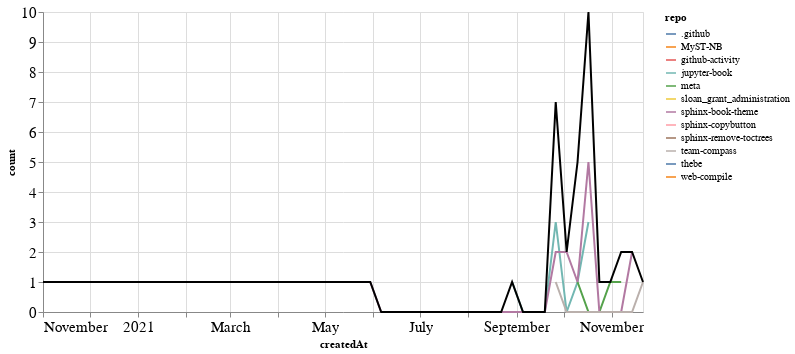

The cell this chart's notebook holds for it:
### Markdown cell above
### PRs

### Code cell
prs_time = prs.groupby('repo').resample('W', on='createdAt').count()['author'].reset_index()
prs_time = prs_time.rename(columns={'author': 'count'})
prs_time_total = prs_time.groupby('createdAt').agg({"count": "sum"}).reset_index()

ch1 = alt.Chart(prs_time, width=600).mark_line().encode(
    x='createdAt',
    y='count',
    color='repo',
    tooltip="repo"
)

ch2 = alt.Chart(prs_time_total, width=600).mark_line(color="black").encode(
    x='createdAt',
    y='count',
)

ch1 + ch2

### Figure 1 — Vega-Lite specification as saved in the notebook (floating-point values rounded to 4 significant figures)
{"config": {"axisLeft": {"labelFontSize": 15}, "axisBottom": {"labelFontSize": 15}}, "layer": [{"data": {"name": "data-b133b68e17cc125d16f1a3c39e2a0aba"}, "mark": "line", "encoding": {"color": {"type": "nominal", "field": "repo"}, "tooltip": {"type": "nominal", "field": "repo"}, "x": {"type": "temporal", "field": "createdAt"}, "y": {"type": "quantitative", "field": "count"}}, "width": 600}, {"data": {"name": "data-83fdd3abac12988c5dbfa02d711063c0"}, "mark": {"type": "line", "color": "black"}, "encoding": {"x": {"type": "temporal", "field": "createdAt"}, "y": {"type": "quantitative", "field": "count"}}, "width": 600}], "$schema": "https://vega.github.io/schema/vega-lite/v4.8.1.json", "datasets": {"data-b133b68e17cc125d16f1a3c39e2a0aba": [{"repo": ".github", "createdAt": "2021-11-07T00:00:00", "count": 1}, {"repo": "MyST-NB", "createdAt": "2021-10-10T00:00:00", "count": 1}, {"repo": "github-activity", "createdAt": "2021-04-04T00:00:00", "count": 1}, {"repo": "jupyter-book", "createdAt": "2021-08-29T00:00:00", "count": 1}, {"repo": "jupyter-book", "createdAt": "2021-09-05T00:00:00", "count": 0}, {"repo": "jupyter-book", "createdAt": "2021-09-12T00:00:00", "count": 0}, {"repo": "jupyter-book", "createdAt": "2021-09-19T00:00:00", "count": 0}, {"repo": "jupyter-book", "createdAt": "2021-09-26T00:00:00", "count": 3}, {"repo": "jupyter-book", "createdAt": "2021-10-03T00:00:00", "count": 0}, {"repo": "jupyter-book", "createdAt": "2021-10-10T00:00:00", "count": 1}, {"repo": "jupyter-book", "createdAt": "2021-10-17T00:00:00", "count": 3}, {"repo": "meta", "createdAt": "2021-10-10T00:00:00", "count": 1}, {"repo": "meta", "createdAt": "2021-10-17T00:00:00", "count": 0}, {"repo": "meta", "createdAt": "2021-10-24T00:00:00", "count": 0}, {"repo": "meta", "createdAt": "2021-10-31T00:00:00", "count": 1}, {"repo": "meta", "createdAt": "2021-11-07T00:00:00", "count": 1}, {"repo": "sloan_grant_administration", "createdAt": "2021-10-10T00:00:00", "count": 1}, {"repo": "sphinx-book-theme", "createdAt": "2021-05-30T00:00:00", "count": 1}, {"repo": "sphinx-book-theme", "createdAt": "2021-06-06T00:00:00", "count": 0}, {"repo": "sphinx-book-theme", "createdAt": "2021-06-13T00:00:00", "count": 0}, {"repo": "sphinx-book-theme", "createdAt": "2021-06-20T00:00:00", "count": 0}, {"repo": "sphinx-book-theme", "createdAt": "2021-06-27T00:00:00", "count": 0}, {"repo": "sphinx-book-theme", "createdAt": "2021-07-04T00:00:00", "count": 0}, {"repo": "sphinx-book-theme", "createdAt": "2021-07-11T00:00:00", "count": 0}, {"repo": "sphinx-book-theme", "createdAt": "2021-07-18T00:00:00", "count": 0}, {"repo": "sphinx-book-theme", "createdAt": "2021-07-25T00:00:00", "count": 0}, {"repo": "sphinx-book-theme", "createdAt": "2021-08-01T00:00:00", "count": 0}, {"repo": "sphinx-book-theme", "createdAt": "2021-08-08T00:00:00", "count": 0}, {"repo": "sphinx-book-theme", "createdAt": "2021-08-15T00:00:00", "count": 0}, {"repo": "sphinx-book-theme", "createdAt": "2021-08-22T00:00:00", "count": 0}, {"repo": "sphinx-book-theme", "createdAt": "2021-08-29T00:00:00", "count": 0}, {"repo": "sphinx-book-theme", "createdAt": "2021-09-05T00:00:00", "count": 0}, {"repo": "sphinx-book-theme", "createdAt": "2021-09-12T00:00:00", "count": 0}, {"repo": "sphinx-book-theme", "createdAt": "2021-09-19T00:00:00", "count": 0}, {"repo": "sphinx-book-theme", "createdAt": "2021-09-26T00:00:00", "count": 2}, {"repo": "sphinx-book-theme", "createdAt": "2021-10-03T00:00:00", "count": 2}, {"repo": "sphinx-book-theme", "createdAt": "2021-10-10T00:00:00", "count": 1}, {"repo": "sphinx-book-theme", "createdAt": "2021-10-17T00:00:00", "count": 5}, {"repo": "sphinx-book-theme", "createdAt": "2021-10-24T00:00:00", "count": 0}, {"repo": "sphinx-book-theme", "createdAt": "2021-10-31T00:00:00", "count": 0}, {"repo": "sphinx-book-theme", "createdAt": "2021-11-07T00:00:00", "count": 0}, {"repo": "sphinx-book-theme", "createdAt": "2021-11-14T00:00:00", "count": 2}, {"repo": "sphinx-copybutton", "createdAt": "2021-10-17T00:00:00", "count": 2}, {"repo": "sphinx-remove-toctrees", "createdAt": "2021-10-24T00:00:00", "count": 1}, {"repo": "team-compass", "createdAt": "2021-09-26T00:00:00", "count": 1}, {"repo": "team-compass", "createdAt": "2021-10-03T00:00:00", "count": 0}, {"repo": "team-compass", "createdAt": "2021-10-10T00:00:00", "count": 0}, {"repo": "team-compass", "createdAt": "2021-10-17T00:00:00", "count": 0}, {"repo": "team-compass", "createdAt": "2021-10-24T00:00:00", "count": 0}, {"repo": "team-compass", "createdAt": "2021-10-31T00:00:00", "count": 0}, {"repo": "team-compass", "createdAt": "2021-11-07T00:00:00", "count": 0}, {"repo": "team-compass", "createdAt": "2021-11-14T00:00:00", "count": 0}, {"repo": "team-compass", "createdAt": "2021-11-21T00:00:00", "count": 1}, {"repo": "thebe", "createdAt": "2020-11-01T00:00:00", "count": 1}, {"repo": "web-compile", "createdAt": "2021-09-26T00:00:00", "count": 1}], "data-83fdd3abac12988c5dbfa02d711063c0": [{"createdAt": "2020-11-01T00:00:00", "count": 1}, {"createdAt": "2021-04-04T00:00:00", "count": 1}, {"createdAt": "2021-05-30T00:00:00", "count": 1}, {"createdAt": "2021-06-06T00:00:00", "count": 0}, {"createdAt": "2021-06-13T00:00:00", "count": 0}, {"createdAt": "2021-06-20T00:00:00", "count": 0}, {"createdAt": "2021-06-27T00:00:00", "count": 0}, {"createdAt": "2021-07-04T00:00:00", "count": 0}, {"createdAt": "2021-07-11T00:00:00", "count": 0}, {"createdAt": "2021-07-18T00:00:00", "count": 0}, {"createdAt": "2021-07-25T00:00:00", "count": 0}, {"createdAt": "2021-08-01T00:00:00", "count": 0}, {"createdAt": "2021-08-08T00:00:00", "count": 0}, {"createdAt": "2021-08-15T00:00:00", "count": 0}, {"createdAt": "2021-08-22T00:00:00", "count": 0}, {"createdAt": "2021-08-29T00:00:00", "count": 1}, {"createdAt": "2021-09-05T00:00:00", "count": 0}, {"createdAt": "2021-09-12T00:00:00", "count": 0}, {"createdAt": "2021-09-19T00:00:00", "count": 0}, {"createdAt": "2021-09-26T00:00:00", "count": 7}, {"createdAt": "2021-10-03T00:00:00", "count": 2}, {"createdAt": "2021-10-10T00:00:00", "count": 5}, {"createdAt": "2021-10-17T00:00:00", "count": 10}, {"createdAt": "2021-10-24T00:00:00", "count": 1}, {"createdAt": "2021-10-31T00:00:00", "count": 1}, {"createdAt": "2021-11-07T00:00:00", "count": 2}, {"createdAt": "2021-11-14T00:00:00", "count": 2}, {"createdAt": "2021-11-21T00:00:00", "count": 1}]}}
